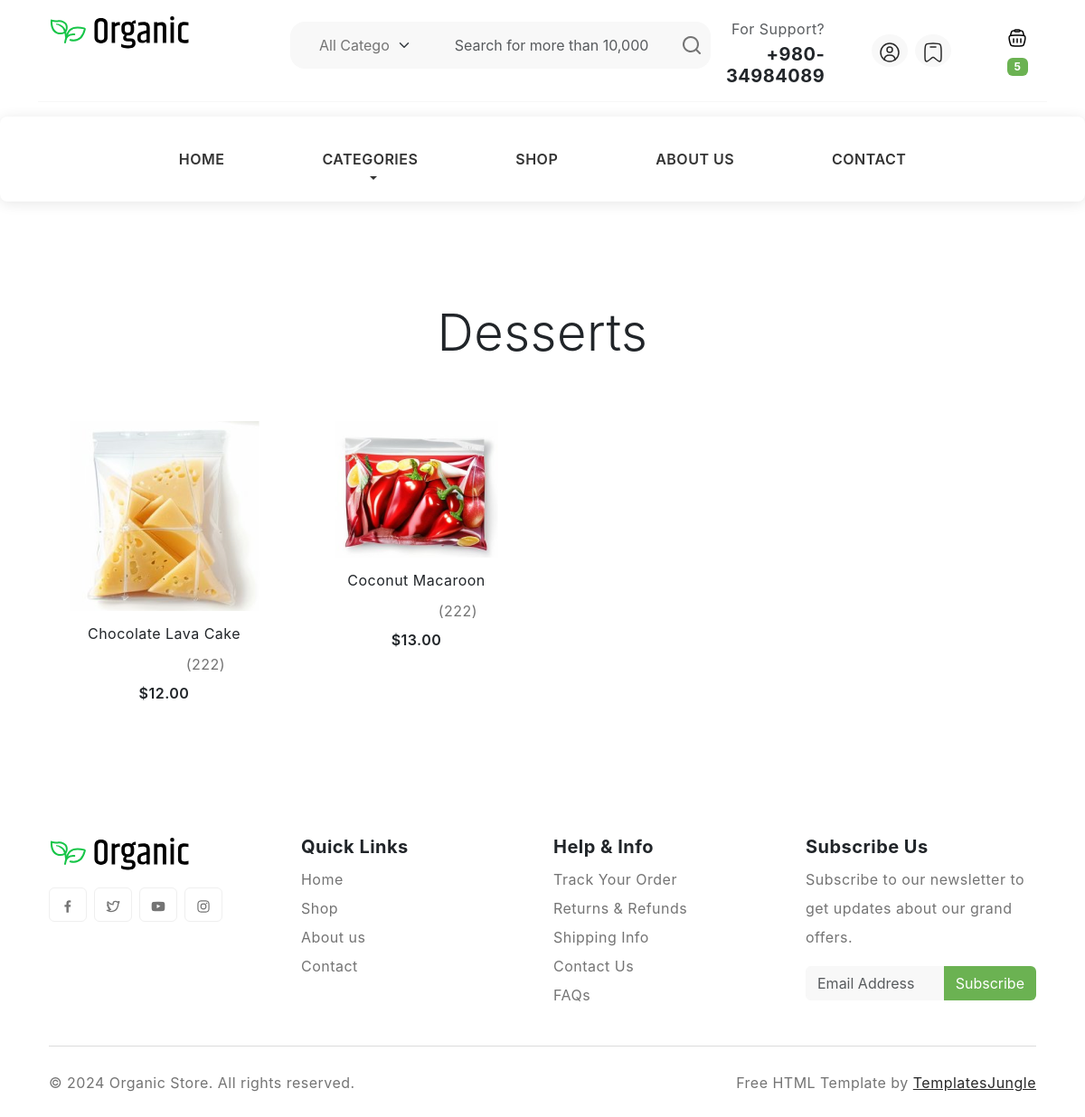
The app's page /category/Desserts/ with its own data.
### blog/models.py (models this page shows, shortened)
class Category(models.Model):
    name = models.CharField(max_length=200)
    slug = models.SlugField(max_length=200, unique=True)
    image = models.ImageField(upload_to='categories/%Y/%m/%d', blank=True)
    class Meta:
        ordering = ('name',)
        verbose_name = 'category'
        verbose_name_plural = 'categories'

class Product(models.Model):
    category = models.ForeignKey(Category, related_name='products', on_delete=models.CASCADE)
    name = models.CharField(max_length=200)
    slug = models.SlugField(max_length=200)
    image = models.ImageField(upload_to='products/%Y/%m/%d', blank=True)
    description = models.TextField(blank=True)
    price = models.DecimalField(max_digits=10, decimal_places=2)
    available = models.BooleanField(default=True)
    created = models.DateTimeField(auto_now_add=True)
    updated = models.DateTimeField(auto_now=True)
    display_category = models.CharField(max_length=10, choices=DISPLAY_CATEGORY_CHOICES, default='NONE')
    class Meta:
        ordering = ('name',)
        indexes = [
            models.Index(fields=['name']),
            models.Index(fields=['slug']),
        ]

### blog/views.py (the view)
# urls.py: path('category/<slug:slug>/', views.category_detail, name='category_detail'),
def category_detail(request, slug):
    category = get_object_or_404(Category, slug=slug)
    products = Product.objects.filter(category=category)
    return render(request, 'category_detail.html', {'category': category, 'products': products})

### blog/context_processors.py (called while the page is built)
def categories(request):
    return {
        'categories': Category.objects.all()
    }

### template/category_detail.html (shortened to what this page needs)
{% extends "base.html" %}
{% load static %}
{% block content %}
<section class="py-5">
  <div class="container">
    <h1 class="display-4 text-center my-5">{{ category.name }}</h1>
    <div class="row">
      <div class="col-md-12">
        <div
          class="product-grid row row-cols-1 row-cols-sm-2 row-cols-md-3 row-cols-lg-3 row-cols-xl-4 row-cols-xxl-5">
          {% for product in products %}
          <div class="col">
            <div class="product-item">
              <figure>
                <a href="{% url 'product_detail' product.slug %}" title="{{ product.name }}">
                  {% if product.image %}
                  <img src="{{ product.image.url }}" alt="{{ product.name }}" class="tab-image">
                  {% else %}
                  <img src="{% static 'images/product-thumb-1.png' %}" alt="Default Product Image" class="tab-image">
                  {% endif %}
                </a>
              </figure>
              <div class="d-flex flex-column text-center">
                <h3 class="fs-6 fw-normal"><a href="{% url 'product_detail' product.slug %}" class="text-decoration-none text-dark">{{ product.name }}</a></h3>
                <div>
                  <span class="rating">
                    <svg width="18" height="18" class="text-warning">
                      <use xlink:href="#star-full"></use>
                    </svg>
                    <svg width="18" height="18" class="text-warning">
                      <use xlink:href="#star-full"></use>
                    </svg>
                    <svg width="18" height="18" class="text-warning">
                      <use xlink:href="#star-full"></use>
                    </svg>
                    <svg width="18" height="18" class="text-warning">
                      <use xlink:href="#star-half"></use>
                    </svg>
                  </span>
                  <span>(222)</span>
                </div>
                <div class="d-flex justify-content-center align-items-center gap-2">
                  <span class="text-dark fw-semibold">${{ product.price }}</span>
                </div>
              </div>
            </div>
          </div>
          {% empty %}
            <p class="text-center">There are no products in this category yet.</p>
          {% endfor %}
        </div>
      </div>
    </div>
  </div>
</section>
{% endblock %}

### static/style.css (style rules this page uses)
body { --heading-font : "Inter", sans-serif; --bs-link-color: #333; --bs-link-hover-color:#333; --bs-link-color-rgb: 40,40,40; --bs-link-hover-color-rgb: 0,0,0; --bs-light-rgb: 248, 248, 248; --bs-font-sans-serif: "Inter", sans-serif; --bs-body-font-family: var(--bs-font-sans-serif); --bs-body-font-size: 1rem; --bs-body-font-weight: 400; --bs-body-line-height: 2; --bs-body-color: #747474; --bs-primary: #6BB252; --bs-primary-rgb: 107, 178, 82; --bs-secondary: #364127; --bs-secondary-rgb: 54, 65, 39; --bs-danger: #F95F09; --bs-danger-rgb: 249, 95, 9; --bs-success: #a3be4c; --bs-success-rgb: 163, 190, 76; --bs-primary-bg-subtle: #FFF9EB; --bs-success-bg-subtle: #eef5e5; --bs-border-color: #F7F7F7; }
body { letter-spacing: 0.03em; }
h1,h2,h3,h4,h5,h6 { font-family: var(--heading-font); color: var(--bs-dark); font-weight: 700; }
.container, .container-fluid, .container-lg, .container-md, .container-sm, .container-xl, .container-xxl { --bs-gutter-x: 3rem; }
.product-item { position: relative; padding: 16px; background: #FFFFFF; border-radius: 16px; margin-bottom: 30px; box-shadow: 0px 0px 22px rgba(0, 0, 0, 0); }
.product-item figure { text-align: center; }
.product-item figure img { max-height: 210px; height: auto; }

### records on screen
Category: name "Desserts"
Product: image (picture), name "Chocolate Lava Cake", price "12.00"
Product: image (picture), name "Coconut Macaroon", price "13.00"
